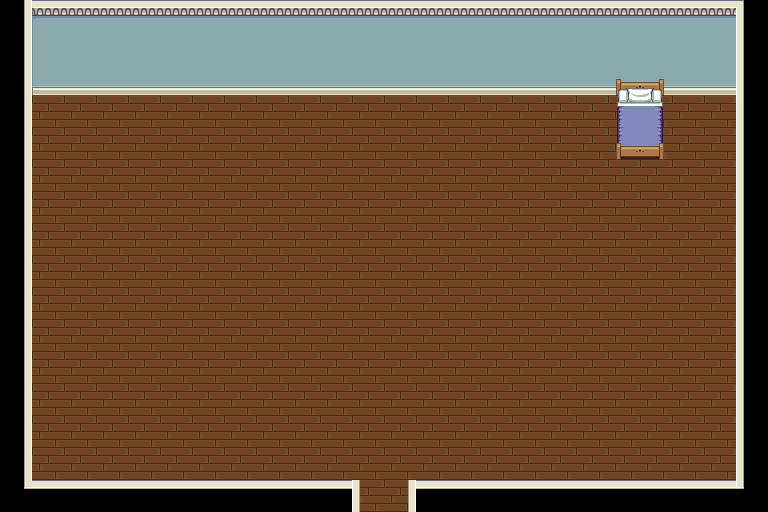

Tiled map render using the project's own tile images. Description and the map definition, with tile-layer contents summarised, below:
An orthogonal 24x16 tile map with 32x32 px tiles, 5 tile layers (Ground, Impassible, Ground2, Floating, ...), 4 tilesets and 1 object (S).

<map version="1.0" orientation="orthogonal" width="24" height="16" tilewidth="32" tileheight="32">
 <tileset firstgid="1" name="country" tilewidth="32" tileheight="32">
  <image source="../images/indoors/country.png" width="160" height="128" />
 </tileset>
 <tileset firstgid="21" name="cabinets" tilewidth="32" tileheight="32">
  <image source="../images/indoors/cabinets.png" width="192" height="416" />
 </tileset>
 <tileset firstgid="99" name="inside" tilewidth="32" tileheight="32">
  <image source="../images/indoors/inside.png" width="320" height="320" />
 </tileset>
 <tileset firstgid="199" name="kitchen" tilewidth="32" tileheight="32">
  <image source="../images/indoors/kitchen.png" width="64" height="128" />
 </tileset>
 <layer name="Ground" width="24" height="16">
  <data>[384 cells, 332 non-empty, 6 distinct tile ids]</data>
 </layer>
 <layer name="Impassible" width="24" height="16">
  <data>[384 cells, 78 non-empty, 14 distinct tile ids]</data>
 </layer>
 <layer name="Ground2" width="24" height="16">
  <data>[384 cells, 0 non-empty, 0 distinct tile ids]</data>
 </layer>
 <layer name="Floating" width="24" height="16">
  <data>[384 cells, 2 non-empty, 2 distinct tile ids]</data>
 </layer>
 <layer name="Floating2" width="24" height="16">
  <data>[384 cells, 0 non-empty, 0 distinct tile ids]</data>
 </layer>
 <objectgroup name="Zones" width="24" height="16">
  <object name="river" type="S" x="362" y="472">
   <polygon points="0,0 1,36 44,36 43,0" />
  </object>
 </objectgroup>
</map>
